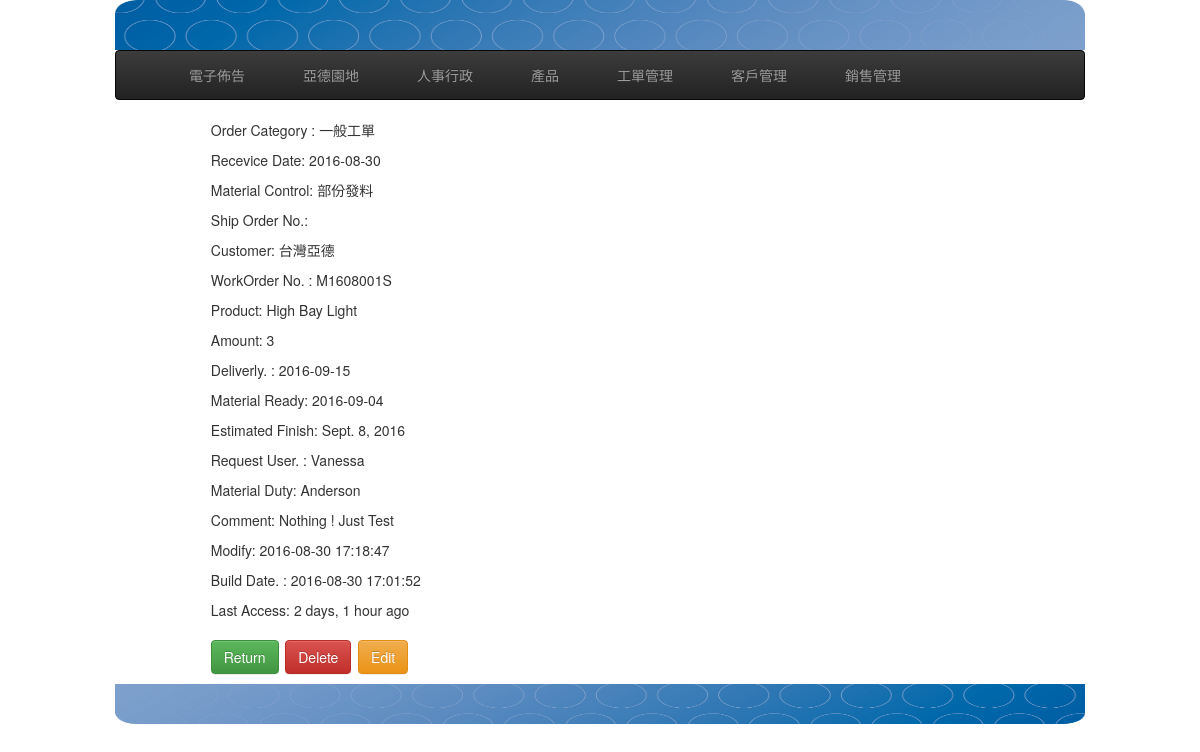
Before: /workorders/3/ with the older database file.
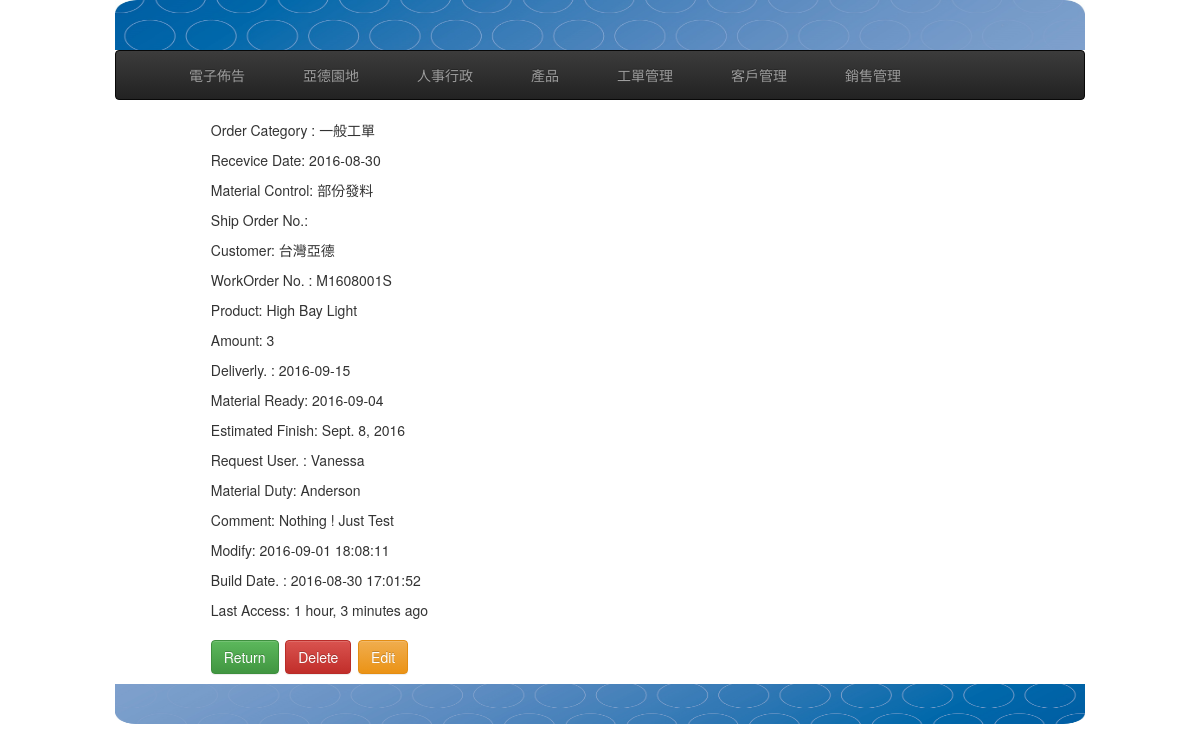
After: the same page with the newer database file.
### workorders/models.py (models this page shows, shortened)
class WorkOrder(models.Model):
    category = models.ForeignKey(OrderCategory, limit_choices_to={'invalid': False} )
    zmms = models.ForeignKey(ZmmsOption, blank=True, null=True)
    recevice_date = models.DateField(default=timezone.now) # 收單日
    material_ctrl = models.ForeignKey(MaterialCtrlOption, blank=True, null=True) #models.CharField(max_length=30, blank=True, null=True) #物料控管
    ships_order = models.CharField(max_length=16, null=True, blank=True) # SAP訂單號碼
    customer = models.ForeignKey(Customer) #客戶編號
    work_order = models.CharField(max_length=16, null=False, blank=False, unique=True) # SAP工單號碼
    product = models.ForeignKey(Product) #  SAP料號
    ord_amount = models.IntegerField(default=1, blank=False, null=False) # 數量
    deliverly = models.DateField(blank=True, null=True) #  業務交期
    material_ready_date = models.DateField(blank=True, null=True) #  齊料日
    estimated_finish = models.DateField(blank=True, null=True) # 預計完工日
    request_user = models.CharField(max_length=16, null=False, blank=False) # 申請人
    material_duty = models.CharField(max_length=16, null=False, blank=False) # 備料人
    manage_memo = models.TextField(blank=True, null=True) # 生管備註
    create_at = models.DateTimeField(auto_now_add=True, auto_now =False)
    modify = models.DateTimeField(auto_now_add=False, auto_now =True)
    last_access = models.DateTimeField(auto_now_add=False, auto_now =True)

class OrderCategory(models.Model):
    description = models.CharField(max_length=36, null=False, blank=False)
    order_squence = models.IntegerField(default=1000, null=False, blank=False)
    invalid = models.BooleanField(default=False)
    def __str__(self):
        return self.description

class MaterialCtrlOption(models.Model):
    description = models.CharField(max_length=36, null=False, blank=False)
    invalid = models.BooleanField(default=False)
    def __str__(self):
        return self.description

### customers/models.py (models this page shows, shortened)
class Customer(models.Model):
    sap_no = models.CharField(primary_key=True, max_length=18) # SAP客尸編號 -9223372036854775808 to 9223372036854775807
    title = models.CharField(max_length=36, null=False, blank=False)
    address = models.CharField(max_length=100, null=True, blank=True)
    contact = models.CharField(max_length=100, null=True, blank=True)
    phone = models.CharField(max_length=100, null=True, blank=True)
    phone_ext = models.CharField(max_length=100, null=True, blank=True)
    faxno = models.CharField(max_length=100, null=True, blank=True)
    email = models.EmailField(max_length=100, null=True, blank=True)
    invalid = models.BooleanField(default=False)#作廢
    create_at = models.DateTimeField(auto_now_add=True, auto_now =False)
    modify = models.DateTimeField(auto_now_add=False, auto_now =True)
    def __str__(self):
        return self.title

### products/models.py (models this page shows, shortened)
class Product(models.Model):
    part_number = models.CharField(max_length=20,null=False, blank=False, unique=True) #SAP料號
    description = models.CharField(max_length=100, null=True, blank=True)
    specification = models.TextField(null=True, blank=True)
    image = models.ImageField( null=True, blank=True, height_field="height_field", width_field="width_field")
    height_field = models.IntegerField( null=True, blank=True, default=0)
    width_field = models.IntegerField( null=True, blank=True, default=0)
    category = models.ForeignKey(Category) #料品分類
    cycle_status = models.ForeignKey(CycleStatus) # 料品狀態
    is_active = models.BooleanField(default=True) #是否還在生產
    create_at = models.DateTimeField(auto_now_add=True, auto_now =False) #
    modify = models.DateTimeField(auto_now_add=False, auto_now =True) #
    def __str__(self):
        return self.description

### workorders/views.py (the view)
# urls.py: url(r'^(?P<pk>\d+)/$', views.WorkOrderDetail.as_view( template_name = 'workorders/workorder_detail.html'), name="detail" ),
class WorkOrderDetail(DetailView):
    model = WorkOrder
    form_class = WorkOrderUpdateForm

### templates/workorders/workorder_detail.html (shortened to what this page needs)
{% extends "base.html" %}
{% block content  %}
<div class="col-sm-8 col-md-10 col-sm-offset-1 col-md-offset-1" >
  <p>Order Category : {{ workorder.category }}</p>
  <p>Recevice Date:  {{ workorder.recevice_date | date:"Y-m-d" }}</p>
  <p>Material Control: {{ workorder.material_ctrl }}</p>
  <p>Ship Order No.:  {{ workorder.ships_order }}</p>
  <p>Customer: {{ workorder.customer }}</p>
  <p>WorkOrder No. : {{ workorder.work_order }}</p>
  <p>Product:  {{ workorder.product }}</p>
  <p>Amount: {{ workorder.ord_amount }}</p>
  <p>Deliverly. : {{ workorder.deliverly | date:"Y-m-d" }}</p>
  <p>Material Ready:  {{ workorder.material_ready_date | date:"Y-m-d" }}</p>
  <p>Estimated Finish: {{ workorder.estimated_finish }}</p>
  <p>Request User. : {{ workorder.request_user }}</p>
  <p>Material Duty:  {{ workorder.material_duty }}</p>
  <p>Comment: {{ workorder.manage_memo }}</p>
  <p>Modify: {{ workorder.modify | date:"Y-m-d H:i:s" }}</p>
  <p>Build Date. : {{ workorder.create_at | date:"Y-m-d H:i:s" }}</p>
  <p>Last Access:  {{ workorder.last_access  | timesince }} ago</p>
  <h3>
    <div class="form-inline">
    <a href="/workorders" class="btn btn-success" role="button" >Return</a>
    <a href="{{ instance.get_absolute_url }}delete" class="btn btn-danger" role="button" onclick="return confirm_click()" >Delete</a>
    <a href="{{ instance.get_absolute_url }}edit" class="btn btn-warning" role="button">Edit</a>
  </div>
  </h3>
</div>
{% endblock content %}

Changed rows visible on the page:
changed WorkOrder "Vanessa": modify "2016-08-30 17:18:47" → "2016-09-01 18:08:11"; last_access "2 days, 1 hour" → "1 hour, 3 minutes"
